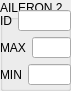
                        <widget class="QGroupBox" name="groupBox_7">
                            <property name="geometry">
                                <rect>
                                    <x>690</x>
                                    <y>70</y>
                                    <width>71</width>
                                    <height>91</height>
                                </rect>
                            </property>
                            <property name="autoFillBackground">
                                <bool>true</bool>
                            </property>
                            <property name="title">
                                <string>AILERON 2</string>
                            </property>
                            <widget class="QWidget" name="verticalLayoutWidget_7">
                                <property name="geometry">
                                    <rect>
                                        <x>0</x>
                                        <y>10</y>
                                        <width>71</width>
                                        <height>101</height>
                                    </rect>
                                </property>
                                <layout class="QVBoxLayout" name="verticalLayout_8">
                                    <item>
                                        <layout class="QHBoxLayout" name="horizontalLayout_26">
                                            <item>
                                                <widget class="QLabel" name="label_27">
                                                    <property name="text">
                                                        <string>ID</string>
                                                    </property>
                                                </widget>
                                            </item>
                                            <item>
                                                <widget class="QLineEdit" name="lineEdit_25"/>
                                            </item>
                                        </layout>
                                    </item>
                                    <item>
                                        <layout class="QHBoxLayout" name="horizontalLayout_27">
                                            <item>
                                                <widget class="QLabel" name="label_28">
                                                    <property name="text">
                                                        <string>MAX</string>
                                                    </property>
                                                </widget>
                                            </item>
                                            <item>
                                                <widget class="QLineEdit" name="lineEdit_26"/>
                                            </item>
                                        </layout>
                                    </item>
                                    <item>
                                        <layout class="QHBoxLayout" name="horizontalLayout_28">
                                            <item>
                                                <widget class="QLabel" name="label_29">
                                                    <property name="text">
                                                        <string>MIN</string>
                                                    </property>
                                                </widget>
                                            </item>
                                            <item>
                                                <widget class="QLineEdit" name="lineEdit_27"/>
                                            </item>
                                        </layout>
                                    </item>
                                    <item>
                                        <layout class="QHBoxLayout" name="horizontalLayout_29">
                                            <item>
                                                <widget class="QLabel" name="label_30">
                                                    <property name="text">
                                                        <string>DEF</string>
                                                    </property>
                                                </widget>
                                            </item>
                                            <item>
                                                <widget class="QLineEdit" name="lineEdit_28"/>
                                            </item>
                                        </layout>
                                    </item>
                                </layout>
                            </widget>
                        </widget>
